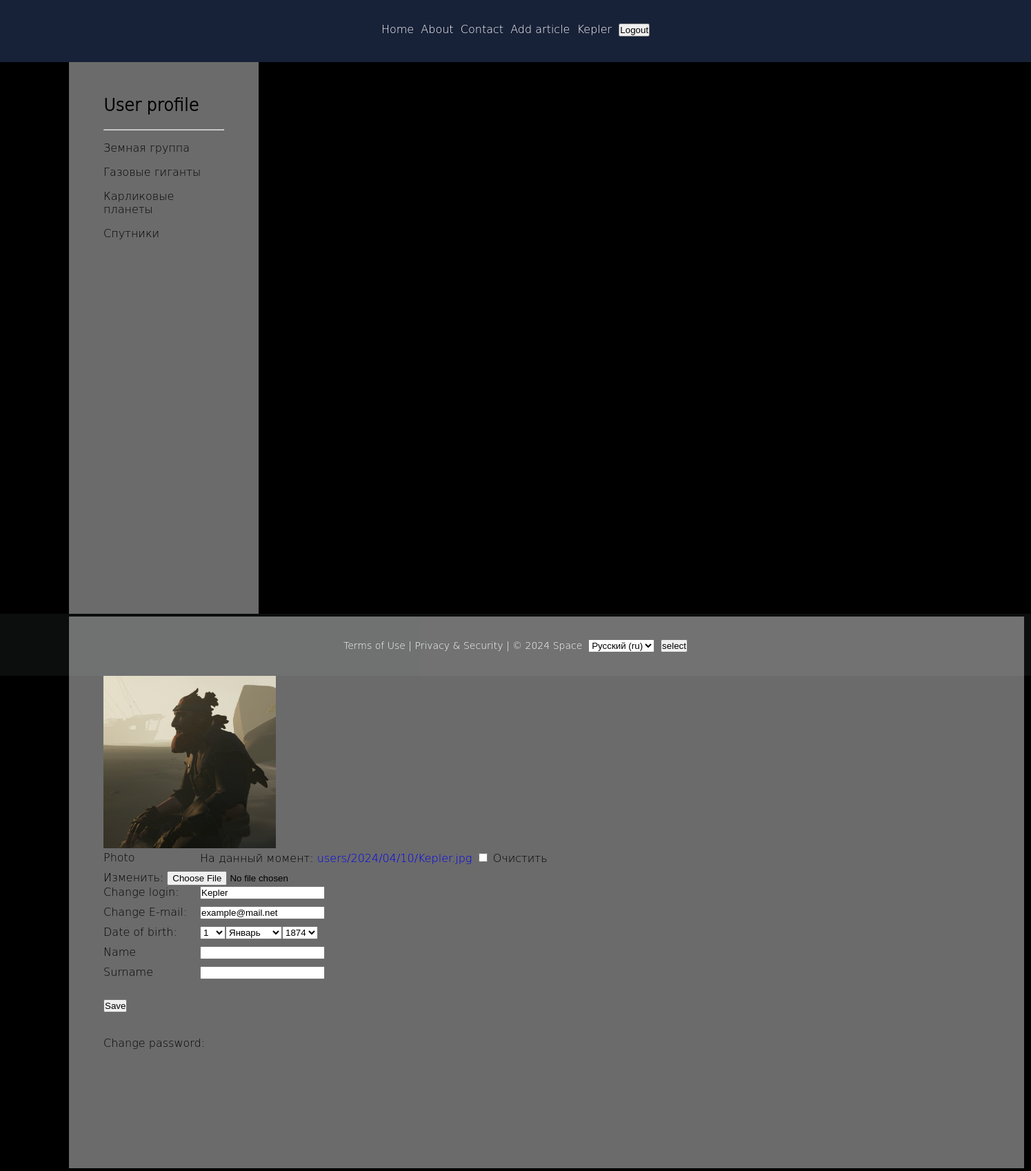
/users/profile/ (signed in), run on the app's committed database.
### users/models.py (models this page shows)
class User(AbstractUser):
    photo = models.ImageField(upload_to='users/%Y/%m/%d/', blank=True, null=True, verbose_name=_('Photo'))
    first_name = models.TextField(blank=True, null=True, verbose_name=_('Name'))
    last_name = models.TextField(blank=True, null=True, verbose_name=_('Surname'))
    date_birth = models.DateTimeField(blank=True, null=True, verbose_name=_('Date of birth'))

### base/models.py (models this page shows, shortened)
class Category(models.Model):
    cat_name = models.CharField(max_length=100, db_index=True, verbose_name=_('Category'))
    cat_slug = models.SlugField(max_length=255, unique=True, db_index=True)
    objects = models.Manager()
    class Meta:
        verbose_name = _('category')
        verbose_name_plural = _('Categories')
    def get_absolute_url(self):
        return reverse('category', kwargs={'cat_slug': self.cat_slug})

### users/views.py (the view, shortened to what this page needs)
# urls.py: path('profile/', views.UserProfile.as_view(), name='profile'),
class UserProfile(LoginRequiredMixin, UpdateView):
    model = get_user_model()
    form_class = UserProfileForm
    template_name = 'users/profile.html'
    extra_context = {'title': _('Profile'), 'page_header': _('User profile')}
    def get_object(self, queryset=None):
        return self.request.user

### users/forms.py
class UserProfileForm(forms.ModelForm):
    username = forms.CharField(label=_('Change login: '), widget=forms.TextInput())
    email = forms.CharField(label=_('Change E-mail: '), widget=forms.EmailInput())
    this_year = datetime.date.today().year
    date_birth = forms.DateField(
        label=_('Date of birth: '), widget=forms.SelectDateWidget(years=tuple(range(this_year - 150, this_year - 5)))
    )
    class Meta:
        model = get_user_model()
        fields = ['photo', 'username', 'email', 'date_birth', 'first_name', 'last_name']
        widgets = {
            'first_name': forms.TextInput(attrs={'class': 'form-input'}),
            'last_name': forms.TextInput(attrs={'class': 'form-input'})
        }

### base/templatetags/base_tags.py (called while the page is built)
@register.inclusion_tag('base/category.html')
def get_category(selected=0):
    category = Category.objects.all()
    return {'category': category, 'selected': selected}

### users/templates/users/profile.html (shortened to what this page needs)
{% extends 'base.html' %}
{% load i18n %}
{% block content %}
<br><br>
<form method="POST" enctype="multipart/form-data">
    {% if user.photo %}
    <img src="{{ user.photo.url }}" height="250" alt="{{user.first_name}}">
    {% else %}
    {% include 'base/inclusions/image_icon.html' %}
    {% endif %}
    {% for i in form %}
    <label class="label-form" for="{{i.id_for_label}}">{{i.label}}</label>{{i}}
    {% endfor %}
    <br>
    <button type="submit">{% trans 'Save' %}</button>
</form>
<br>
<p><a class="link-dark" href="{% url 'users:password_change' %}">{% trans 'Change password: ' %}</a></p>
{% endblock %}

### templates/base.html (shortened to what this page needs)
<!DOCTYPE html>
<html lang="ru">
{% load static %}
{% load base_tags %}
{% load i18n %}
<head>
    <link type="text/css" rel="stylesheet" href="{% static 'base/css/styles.css' %}">
</head>
<body>
<div id="page">
    <div class="head">
        <div class="menu">
            <a class="link-white" href="{% url 'home' %}">{% trans 'Home' %}</a>&nbsp;
            <a class="link-white" href="{% url 'about' %}">{% trans 'About' %}</a>&nbsp;
            <a class="link-white" href="{% url 'contact' %}">{% trans 'Contact' %}</a>&nbsp;
            {% if perms.users.add_users %}
            <a class="link-white" href="{% url 'users:add_post' %}">{% trans 'Add article' %}</a>&nbsp;
            {% endif %}
            {% if user.is_authenticated %}
            <a class="link-white" href="{% url 'users:profile' %}">{{user.username}}</a>&nbsp;
            <form style="display:inline-block" method="post" action="{% url 'users:logout' %}">{% csrf_token %}
                <button type="submit" class="button-head">{% trans 'Logout' %}</button>
            </form>
            {% endif %}
        </div>
    </div>
    <div class="body">
        <div class="categories">
            <div class="shell">
                <br><h2>{{page_header}}</h2>
                <hr class="line">
                {% get_category selected %}
            </div>
        </div>
        <div class="content">
            <div class="shell"><br>
                <br>{% block content %}{% endblock %}
            </div>
        </div>
    </div>
    <div class="footer" style="color: #ffffff">
        <div style="display:inline-block">
            <a class="link-white" href="{% url 'terms' %}">{% trans 'Terms of Use' %}</a> |
            <a class="link-white" href="{% url 'privacy' %}">{% trans 'Privacy & Security' %}</a> |
            &copy 2024 {% trans 'Space' %}&nbsp;
        </div>
        <form style="display:inline-block" class="language" action="{% url 'set_language' %}" method="post">
            <select name="language">
                {% get_current_language as LANGUAGE_CODE %}
                {% get_available_languages as LANGUAGES %}
                {% get_language_info_list for LANGUAGES as languages %}
                {% for language in languages %}
                <option value="{{language.code}}" {% if language.code == LANGUAGE_CODE %} selected{% endif %}>
                    {{language.name_local}} ({{language.code}})
                </option>
                {% endfor %}
            </select>&nbsp;
            <input type="submit" value="{% trans 'select' %}">
        </form>
    </div>
</div>
</body>
</html>

### base/templates/base/category.html
{% for i in category %}
{% if i.id == selected %}
<ul><a>{{i.cat_name}}</a></ul>
{% else %}
<ul><a class="link-dark" href="{{i.get_absolute_url}}">{{i.cat_name}}</a></ul>
{% endif %}
{% endfor %}

### base/static/base/css/styles.css (style rules this page uses)
* { padding: 0; text-decoration: none; }
html, body { margin: 0; height: 100%; background: #000000 url('../images/background_image.png') no-repeat 50% 0%; }
#page { height: 100%; max-width: 1920px; min-width: 1050px; margin: 0 auto; font-family: 'DejaVu Sans Light', 'Arial'; font-size: 16px; }
.head { height: 90px; padding-top: 33px; box-sizing: border-box; background: #172138; text-align: center; }
.menu { display: inline-block; padding: 0px 0px 0px 0px; }
.language { padding: 0px 0px 0px 0px; display: inline-block; }
.body { box-sizing: border-box; height: 100%; padding: 0px 0px 0px 100px; }
.categories { display: inline-block; overflow-x: hidden; overflow-y: auto; height: 100%; max-width: 275px; min-width: 275px; background: rgba(204, 204, 204, 0.05); }
.content { display: inline-block; overflow-x: hidden; overflow-y: auto; height: 100%; max-width: 1385px; min-width: 1385px; background: rgba(204, 204, 204, 0.05); }
.shell { min-height: 100%; padding: 10px 50px 10px 50px; background: rgba(204, 204, 204, 0.5); }
.footer { height: 90px; padding-top: 37px; box-sizing: border-box; background: #0c0e0d; text-align: center; font-size: 14px; }
.label-form { display: inline-block; min-width: 140px; padding-bottom: 10px; vertical-align: top; }
.link-white { color: #ffffff; }
.link-dark { color: #000000; }

### data on the page
User: username "Kepler", photo (picture), form "Kepler" "example@mail.net"
Category: cat_name "Земная группа"
Category: cat_name "Газовые гиганты"
Category: cat_name "Карликовые планеты"
Category: cat_name "Спутники"

### other printed values
{{ page_header }} "User profile"
{{ i.label }} "Photo" "Change login:" "Change E-mail:" "Date of birth:" "Name" "Surname"
form field language "Русский (ru)"
